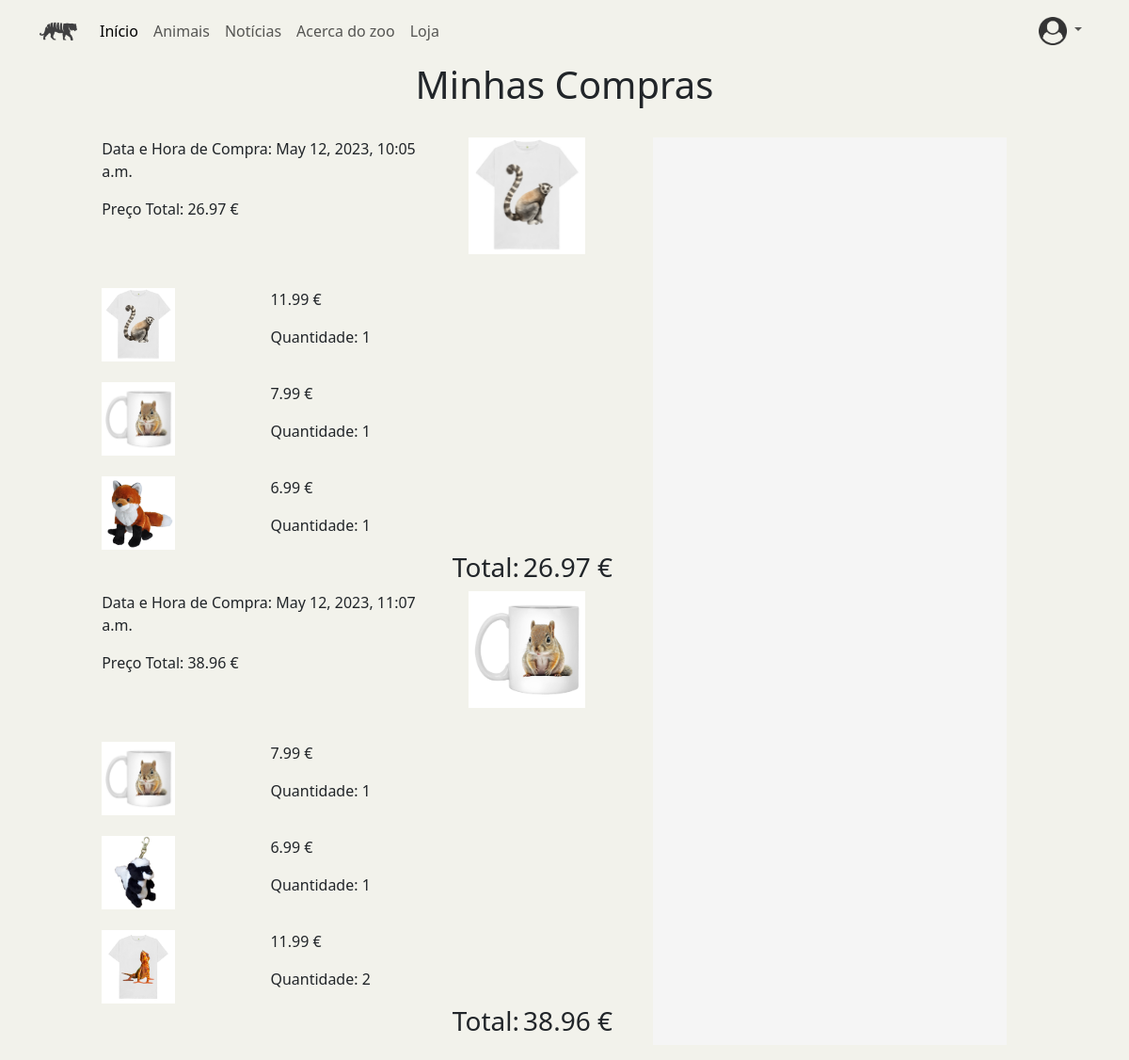
Before: /minhascompras (signed in) with the older database file.
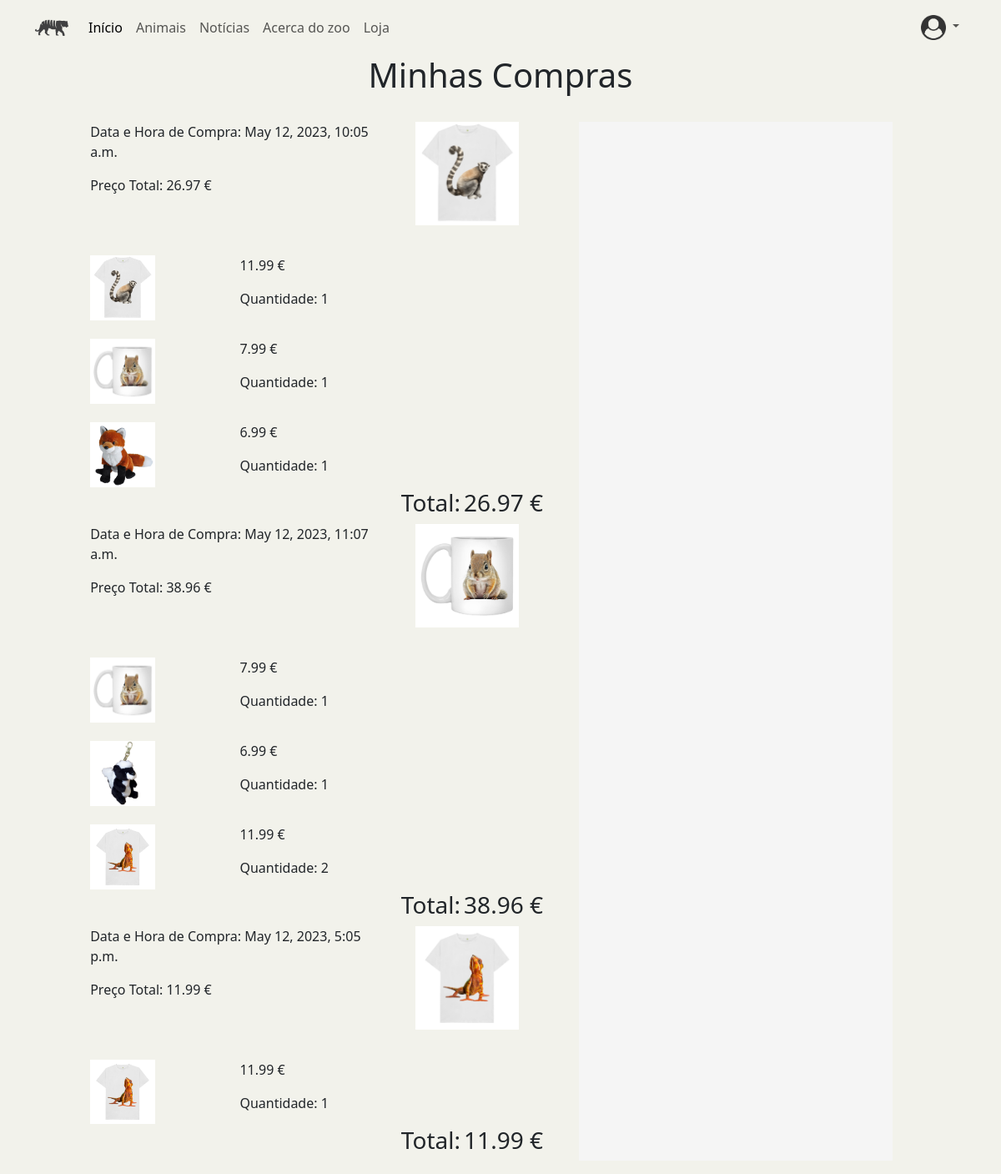
After: the same page with the newer database file.
### ZOO_App/models.py (models this page shows)
class Fatura(models.Model):
    data = models.DateTimeField()
    preco_total = models.FloatField()
    utilizador = models.ForeignKey(Utilizador, on_delete=models.DO_NOTHING)

class FaturaProduto_pk(models.Model):
    class Meta:
        unique_together = (('fatura', 'produto'),)
    fatura = models.ForeignKey(Fatura, on_delete=models.DO_NOTHING)
    produto = models.ForeignKey(Produto, on_delete=models.DO_NOTHING)
    quantidade = models.IntegerField(default=0)

class Produto(models.Model):
    designacao = models.CharField(max_length=50)
    preco = models.FloatField()
    categoria = models.CharField(max_length=50)
    imagem = models.FileField(upload_to="Products", null=True)
    descricao = models.CharField(max_length=100)

### ZOO_App/views.py (the view)
# urls.py: path('minhascompras',views.render_minhascompras, name='minhascompras'),
def render_minhascompras(request):
    if request.user.is_authenticated:
        list = getProductsInCart(request)
        utilizador = get_object_or_404(Utilizador, user_id=request.user.id)
        faturas = Fatura.objects.filter(utilizador=utilizador)
        bilhetes = BilheteUtilizador.objects.filter(utilizador=request.user.id)
        dict={}
        for item in faturas:
            dict[item]=FaturaProduto_pk.objects.filter(fatura=item)
        return render(request, 'ZOO_App/minhascompras.html', {'all' :list, 'fatura':dict, 'bilhetes':bilhetes})

### ZOO_App/views.py (called while the page is built)
def auxGetProductsInCart(utilizador):
    pcc_pk = ProdutoCarinhoCompras_pk.objects.filter(utilizador=utilizador)
    list=[]
    for item in pcc_pk:
        list.append(item)
    return list

def getProductsInCart(request):
    product_list = Produto.objects.all()
    utilizador = get_object_or_404(Utilizador, user_id=request.user.id)
    list = auxGetProductsInCart(utilizador)
    return list

### ZOO_App/templates/ZOO_App/minhascompras.html (shortened to what this page needs)
{%extends "./index.html"%}
{% load static %}
{%block head%}
<link href="https://code.jquery.com/ui/jquery-ui-git.css" rel="stylesheet" type="text/css" />
{%endblock%}
{%block conteudo%}
<h1 class="product-title" style=" text-align: center;">Minhas Compras</h1>
<br>
<div class="row mb-3">
    <div class="col-7">
        <div class="row row-cols-1">
            {% for key, value in fatura.items %}
                <div>
                    <div class="row row-principal mb-3">
                        <div class="col-md-8">
                            <p>Data e Hora de Compra: {{key.data}}</p>
                            <p>Preço Total: {{key.preco_total}} €</p>
                        </div>
                        <div class="col-md-4">
                            <img src="{% static value.0.produto.imagem.url %}" style="width: 80%;float: right;" alt="">
                        </div>
                    </div>
                </div>
                    <div class=" row-secondary">
                        {% for item in value %}
                            <div class="compras-box row row-secondary-ind" >
                                <div class="col-md-4">
                                    <img src="{% static item.produto.imagem.url %}" alt="" style=" width: 50%; height: auto;" class="compras-cart-image">
                                </div>
                                <div class="col-md-8">
                                    <p class="product-compras-price">{{item.produto.preco}} €</p>
                                    <p class="product-compras-quantity">Quantidade: {{item.quantidade}}</p>
                                </div>
                            </div>
                            {% endfor %}
                        <div class="compras-total float-end">
                            <h3 class="compras-total-title d-inline-block"> Total:</h3>
                            <h3 class="compras-total-price d-inline-block"> {{key.preco_total}} €</h3>
                        </div>
                    </div>
            {%endfor%}
            </div>
    </div>
        <div class="col-4" style="background-color: whitesmoke;">
        </div>
</div>
{%endblock%}

Changed rows visible on the page:
added Fatura: data "May 12, 2023, 5:05 p.m.", preco_total "11.99"
added FaturaProduto_pk: produto.preco "11.99", quantidade "1", shown under "May 12, 2023, 5:05 p.m."
